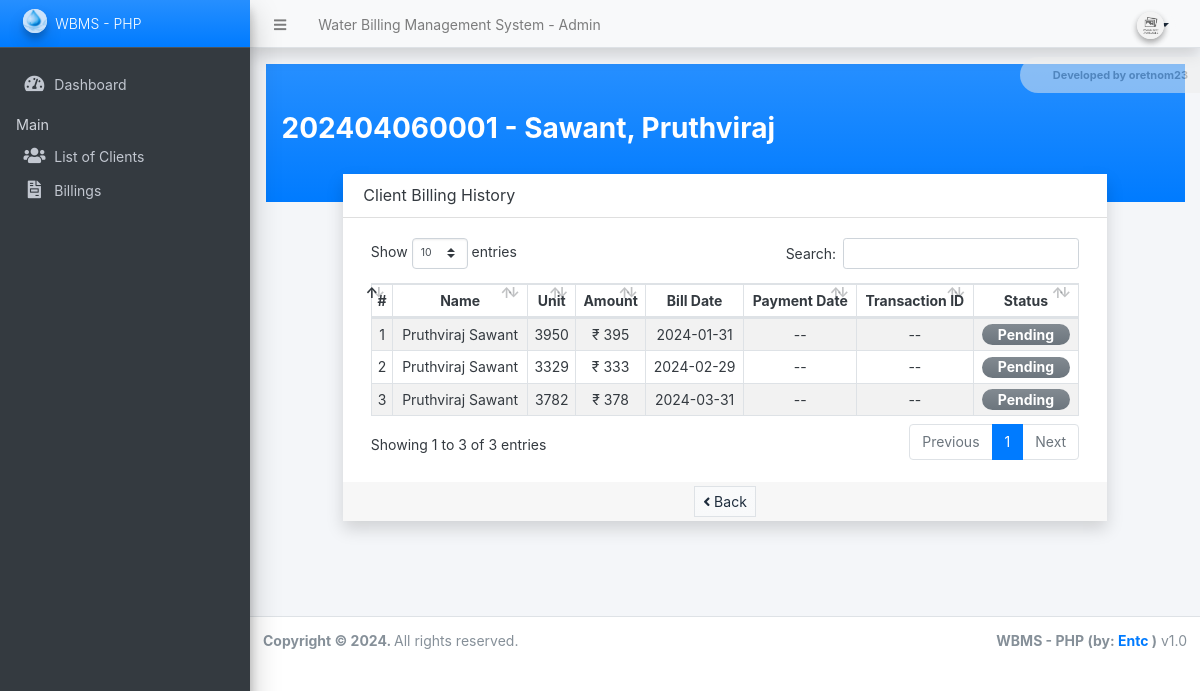
Before: /admin/?page=clients/billing_history&id=4 with the older database file.
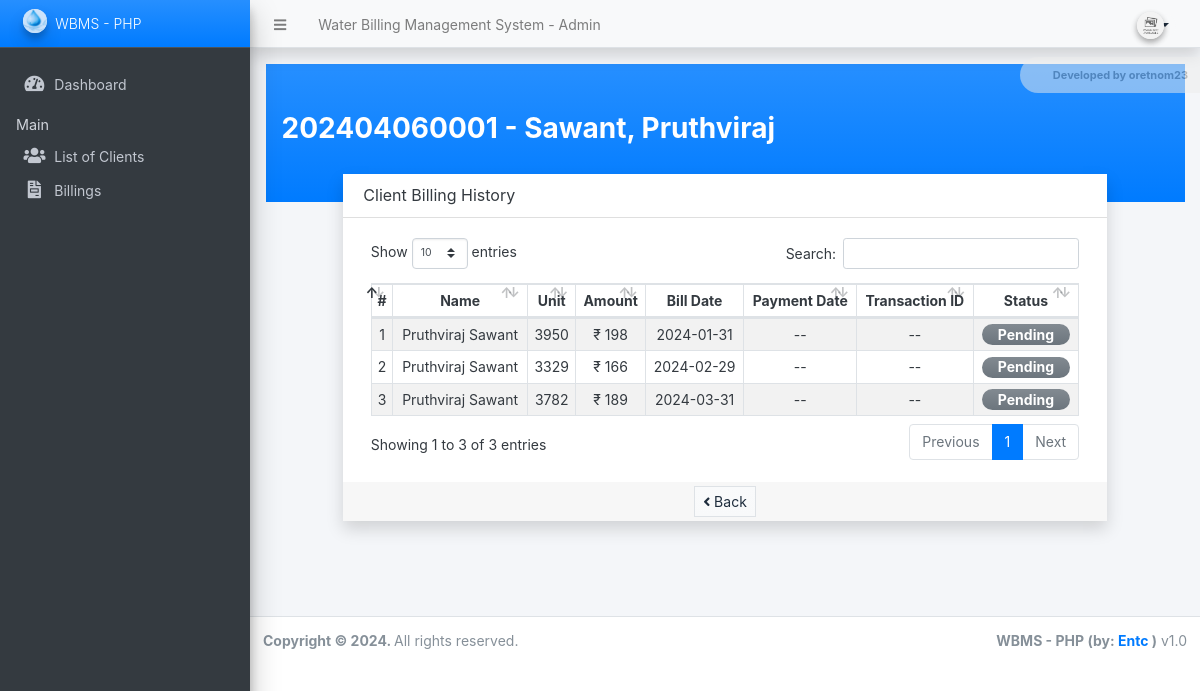
After: the same page with the newer database file.
### tables this page shows
CREATE TABLE `pending_bills` (
  `id` int(11) NOT NULL,
  `name` text NOT NULL,
  `meter_code` int(11) NOT NULL,
  `unit` int(11) NOT NULL,
  `amount` int(11) NOT NULL,
  `billdate` date NOT NULL,
  `dueDate` date DEFAULT NULL,
  `paymentdate` date DEFAULT NULL,
  `paidflag` tinyint(1) NOT NULL,
  `transaction` varchar(12) DEFAULT NULL
);

### config.php (called while the page is built, shortened)
<?php
require_once('classes/DBConnection.php');
require_once('classes/SystemSettings.php');
function validate_image($file){
	if(!empty($file)){
        $ex = explode("?",$file);
        $file = $ex[0];
        $ts = isset($ex[1]) ? "?".$ex[1] : '';
		if(is_file(base_app.$file)){
			return base_url.$file.$ts;
		}else{
			return base_url.'dist/img/no-image-available.png';
		}
	}else{
		return base_url.'dist/img/no-image-available.png';
	}
}
function isMobileDevice(){
    $aMobileUA = array(
        '/iphone/i' => 'iPhone',
        '/ipod/i' => 'iPod',
        '/ipad/i' => 'iPad',
        '/android/i' => 'Android',
        '/blackberry/i' => 'BlackBerry',
        '/webos/i' => 'Mobile'
    );
    return false;
}
?>

### classes/DBConnection.php (called while the page is built, shortened)
<?php
class DBConnection{
    private $host = DB_SERVER;
    private $username = DB_USERNAME;
    private $password = DB_PASSWORD;
    private $database = DB_NAME;
    public $conn;
    public function __construct(){
        if (!isset($this->conn)) {
            $this->conn = new mysqli($this->host, $this->username, $this->password, $this->database);
        }
    }
}
?>

### classes/SystemSettings.php (called while the page is built, shortened)
<?php
class SystemSettings extends DBConnection{
	function userdata($field = ''){
		if(!empty($field)){
			if(isset($_SESSION['userdata'][$field]))
				return $_SESSION['userdata'][$field];
			else
				return null;
		}else{
			return false;
		}
	}
	function info($field=''){
		if(!empty($field)){
			if(isset($_SESSION['system_info'][$field]))
				return $_SESSION['system_info'][$field];
			else
				return false;
		}else{
			return false;
		}
	}
}
$_settings = new SystemSettings();
?>

### admin/clients/billing_history.php (the view, shortened to what this page needs)
<?php
$fullname = $firstname . " " . $lastname;
?>
<div class="mx-0 py-5 px-3 mx-ns-4 bg-gradient-primary">
	<h3><b><?= isset($code) ? $code : '' ?> - <?= isset($name) ? $name : '' ?></b></h3>
</div>
<div class="row justify-content-center" style="margin-top:-2em;">
	<div class="col-lg-10 col-md-11 col-sm-11 col-xs-11">
		<div class="card rounded-0 shadow">
            <div class="card-header">
                <h5 class="card-title">Client Billing History</h5>
            </div>
			<div class="card-body">
				<div class="container-fluid">
                    <!-- <table class="table table-hover table-striped table-bordered" id="list">
                        <colgroup>
                            <col width="5%">
                            <col width="10%">
                            <col width="10%">
                            <col width="10%">
                            <col width="10%">
                            <col width="10%">
                            <col width="10%">
                            <col width="10%">
                            <col width="15%">
                        </colgroup>
                        <thead>
                            <tr>
                                <th>#</th>
                                <th>Reading Date</th>
                                <th>Due Date</th>
                                <th>Current Reading</th>
                                <th>Previous Reading</th>
                                <th>Consumption</th>
                                <th>Rate (m<sup>3</sup>)</th>
                                <th>Status</th>
                                <th>Amount</th>
                            </tr>
                        </thead>
                        <tbody>
                            <?php if(isset($id)): ?>
                            <?php endif; ?>
                        </tbody>
                    </table> -->
                    <?php
global $fullname;
$host = 'localhost';
$dbname = 'wbms_db';
$username = 'root';
$password = '';
$dbConnection = new mysqli($host, $username, $password, $dbname, 3306);
$sql = "SELECT id, name, unit, amount, billdate, paymentdate, paidflag, transaction FROM pending_bills WHERE name = '$fullname'";
$result = $dbConnection->query($sql);
if ($result->num_rows > 0) {
    $serial = 1;
    echo "<table style='text-align:center;' class='table table-hover table-striped table-bordered' id='list'>";
    echo "<thead><tr ><th>#</th><th>Name</th><th>Unit</th><th>Amount</th><th>Bill Date</th><th>Payment Date</th><th>Transaction ID</th><th>Status</th></tr></thead>";
    while ($row = $result->fetch_assoc()) {
        echo "<tr>";
        echo "<td>" . $serial . "</td>";
        echo "<td>" . $row['name'] . "</td>";
        echo "<td>" . $row['unit'] . "</td>";
        echo "<td>₹ " . $row['amount'] . "</td>";
        echo "<td>" . $row['billdate'] . "</td>";
       if ($row['paymentdate'] === null) {
        echo "<td>--</td>";
    } else {
        echo "<td>" . $row['paymentdate'] . "</td>";
    }
    if ($row['transaction'] === null) {
        echo "<td>--</td>";
    } else {
        echo "<td>" . $row['transaction'] . "</td>";
    }
        echo "<td style='text-align:center;'>";
        if ($row['paidflag'] == 0) {
            echo "<span class='badge badge-secondary bg-gradient-secondary text-sm px-3 rounded-pill'>Pending</span>";
        } else {
            echo "<span class='badge badge-success bg-gradient-success text-sm px-3 rounded-pill'>Paid</span>";
        }
        echo "</td>";
        echo "</tr>";
        $serial++;
    }
    echo "</table>";
} else {
    echo "No bills found.";
}
?>
				</div>
			</div>
			<div class="card-footer py-1 text-center">
				<a class="btn btn-light btn-sm bg-gradient-light border rounded-0" href="./?page=clients/view_client&id=<?= isset($id) ? $id : '' ?>"><i class="fa fa-angle-left"></i> Back </a>
			</div>
		</div>
	</div>
</div>

### admin/index.php (shortened to what this page needs)
<?php require_once('../config.php'); ?>
 <!DOCTYPE html>
<html lang="en" class="" style="height: auto;">
<?php require_once('inc/header.php') ?>
  <body class="sidebar-mini layout-fixed control-sidebar-slide-open layout-navbar-fixed sidebar-mini-md sidebar-mini-xs text-sm" data-new-gr-c-s-check-loaded="14.991.0" data-gr-ext-installed="" style="height: auto;">
    <div class="wrapper">
     <?php require_once('inc/topBarNav.php') ?>
     <?php require_once('inc/navigation.php') ?>
     <?php $page = isset($_GET['page']) ? $_GET['page'] : 'home';  ?>
      <div class="content-wrapper  pt-3" style="min-height: 567.854px;">
        <section class="content  text-dark">
          <div class="container-fluid">
            <?php
              if(!file_exists($page.".php") && !is_dir($page)){
                  include '404.html';
              }else{
                if(is_dir($page))
                  include $page.'/index.php';
                else
                  include $page.'.php';
              }
            ?>
          </div>
        </section>
      </div>
      <?php require_once('inc/footer.php') ?>
  </body>
</html>

### admin/inc/header.php (shortened to what this page needs)
<head>
    <link rel="stylesheet" href="<?php echo base_url ?>plugins/fontawesome-free/css/all.min.css">
    <link rel="stylesheet" href="<?php echo base_url ?>plugins/tempusdominus-bootstrap-4/css/tempusdominus-bootstrap-4.min.css">
  <link rel="stylesheet" href="<?php echo base_url ?>plugins/datatables-bs4/css/dataTables.bootstrap4.min.css">
  <link rel="stylesheet" href="<?php echo base_url ?>plugins/datatables-responsive/css/responsive.bootstrap4.min.css">
  <link rel="stylesheet" href="<?php echo base_url ?>plugins/datatables-buttons/css/buttons.bootstrap4.min.css">
  <link rel="stylesheet" href="<?php echo base_url ?>plugins/select2/css/select2.min.css">
  <link rel="stylesheet" href="<?php echo base_url ?>plugins/select2-bootstrap4-theme/select2-bootstrap4.min.css">
    <link rel="stylesheet" href="<?php echo base_url ?>plugins/icheck-bootstrap/icheck-bootstrap.min.css">
    <link rel="stylesheet" href="<?php echo base_url ?>plugins/jqvmap/jqvmap.min.css">
    <link rel="stylesheet" href="<?php echo base_url ?>dist/css/adminlte.css">
    <link rel="stylesheet" href="<?php echo base_url ?>dist/css/custom.css">
    <link rel="stylesheet" href="<?php echo base_url ?>plugins/overlayScrollbars/css/OverlayScrollbars.min.css">
    <link rel="stylesheet" href="<?php echo base_url ?>plugins/daterangepicker/daterangepicker.css">
    <link rel="stylesheet" href="<?php echo base_url ?>plugins/summernote/summernote-bs4.min.css">
  <link rel="stylesheet" href="<?php echo base_url ?>plugins/sweetalert2-theme-bootstrap-4/bootstrap-4.min.css">
  </head>

### admin/inc/topBarNav.php (shortened to what this page needs)
<nav class="main-header navbar navbar-expand navbar-light shadow text-sm">
  <ul class="navbar-nav">
    <li class="nav-item">
    <a class="nav-link" data-widget="pushmenu" href="#" role="button"><i class="fas fa-bars"></i></a>
    </li>
    <li class="nav-item d-none d-sm-inline-block">
      <a href="<?php echo base_url ?>" class="nav-link"><?php echo (!isMobileDevice()) ? $_settings->info('name'):$_settings->info('short_name'); ?> - Admin</a>
    </li>
  </ul>
  <ul class="navbar-nav ml-auto">
    <li class="nav-item">
      <div class="btn-group nav-link">
            <button type="button" class="btn btn-rounded badge badge-light dropdown-toggle dropdown-icon" data-toggle="dropdown">
              <span><img src="<?php echo validate_image($_settings->userdata('avatar')) ?>" class="img-circle elevation-2 user-img" alt="User Image"></span>
            </button>
        </div>
    </li>
  </ul>
</nav>

### admin/inc/navigation.php (shortened to what this page needs)
<aside class="main-sidebar sidebar-dark-primary elevation-4 sidebar-no-expand">
  <a href="<?php echo base_url ?>admin" class="brand-link bg-gradient-primary text-sm">
  <img src="<?php echo validate_image($_settings->info('logo'))?>" alt="Store Logo" class="brand-image img-circle elevation-3 bg-gradient-light" style="opacity: .8;width: 1.5rem;height: 1.5rem;max-height: unset">
  <span class="brand-text font-weight-light"><?php echo $_settings->info('short_name') ?></span>
  </a>
  <div class="sidebar os-host os-theme-light os-host-overflow os-host-overflow-y os-host-resize-disabled os-host-transition os-host-scrollbar-horizontal-hidden">
    <div class="os-content-glue" style="margin: 0px -8px; width: 249px; height: 646px;"></div>
    <div class="os-padding">
      <div class="os-viewport os-viewport-native-scrollbars-invisible" style="overflow-y: scroll;">
        <div class="os-content" style="padding: 0px 8px; height: 100%; width: 100%;">
          <nav class="mt-4">
             <ul class="nav nav-pills nav-sidebar flex-column text-sm nav-compact nav-flat nav-child-indent nav-collapse-hide-child" data-widget="treeview" role="menu" data-accordion="false">
              <li class="nav-item dropdown">
                <a href="./" class="nav-link nav-home">
                  <i class="nav-icon fas fa-tachometer-alt"></i>
                  <p>
                    Dashboard
                  </p>
                </a>
              </li>
              <li class="nav-header">Main</li>
              <li class="nav-item dropdown">
                <a href="<?php echo base_url ?>admin/?page=clients" class="nav-link nav-clients">
                  <i class="nav-icon fas fa-users"></i>
                  <p>
                    List of Clients
                  </p>
                </a>
              </li>
              <li class="nav-item dropdown">
                <a href="<?php echo base_url ?>admin/?page=billings" class="nav-link nav-billings">
                  <i class="nav-icon fas fa-file-invoice"></i>
                  <p>
                    Billings
                  </p>
                </a>
              </li>
            </ul>
          </nav>
        </div>
      </div>
    </div>
  </div>
</aside>

### admin/inc/footer.php (shortened to what this page needs)
<footer class="main-footer text-sm">
        <strong>Copyright © <?php echo date('Y') ?>.
        </strong>
        All rights reserved.
        <div class="float-right d-none d-sm-inline-block">
          <b><?php echo $_settings->info('short_name') ?> (by: <a href="#" target="blank">Entc</a> )</b> v1.0
        </div>
      </footer>
    </div>

### admin/inc/topBarNav.php (style rules this page uses)
.user-img { position: absolute; height: 27px; width: 27px; object-fit: cover; left: -7%; top: -12%; }
.btn-rounded { border-radius: 50px; }

Changed rows visible on the page:
removed pending_bills: name "Pruthviraj Sawant", unit "3950", amount "395", billdate "2024-01-31", paidflag "Pending"
removed pending_bills: name "Pruthviraj Sawant", unit "3329", amount "333", billdate "2024-02-29", paidflag "Pending"
removed pending_bills: name "Pruthviraj Sawant", unit "3782", amount "378", billdate "2024-03-31", paidflag "Pending"
added pending_bills: name "Pruthviraj Sawant", unit "3950", amount "198", billdate "2024-01-31", paidflag "Pending"
added pending_bills: name "Pruthviraj Sawant", unit "3329", amount "166", billdate "2024-02-29", paidflag "Pending"
added pending_bills: name "Pruthviraj Sawant", unit "3782", amount "189", billdate "2024-03-31", paidflag "Pending"
